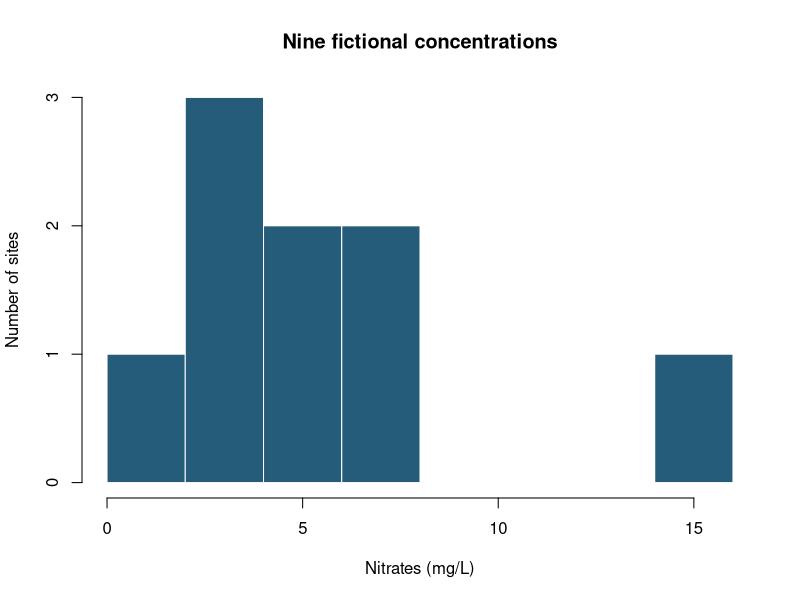
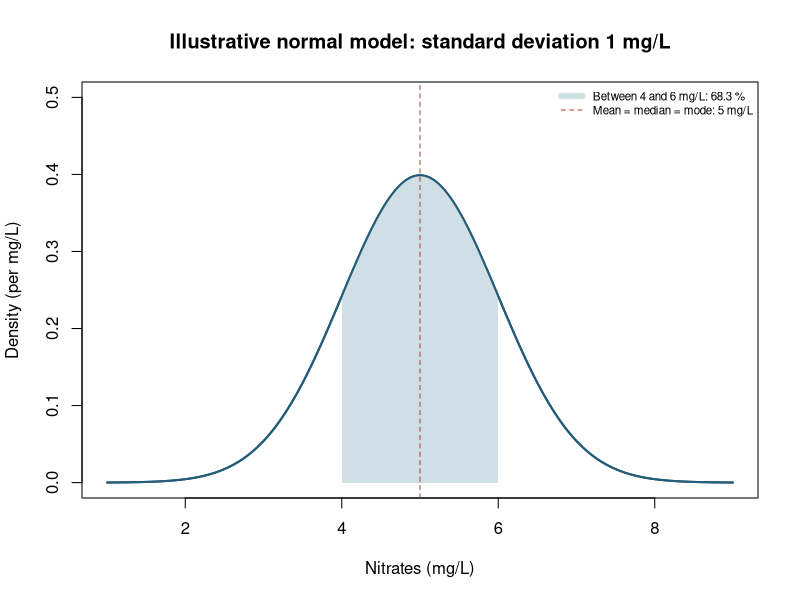

The R script that drew these images, in order:
## ---- chunk 1
#| label: exemple-2-1-1-unites
# Adapt the file and column names for the practical session
data <- read.csv("data/qualite_eau.csv")
cat("Rows:", nrow(data), "\n")
cat("Distinct sites:", length(unique(na.omit(data$site))), "\n")
data
## ---- chunk 2
#| label: exemple-2-1-1-variables
columns <- c("site", "type_milieu", "nitrates_mg_l")
head(data[columns], 5)
## ---- chunk 3
#| label: exemple-2-1-2-modele
set.seed(2026)
probability_acceptable <- 0.60  # Model assumption
acceptable_sites <- runif(100) < probability_acceptable
## ---- chunk 4
#| label: exemple-2-1-2-frequence
cat("Acceptable sites:", sum(acceptable_sites),
    "out of", length(acceptable_sites), "\n")
cat(sprintf("Relative frequency: %.0f %%\n", 100 * mean(acceptable_sites)))
## ---- chunk 5
#| label: exemple-2-1-2-repetition
more_acceptable_sites <- runif(100) < probability_acceptable
cat(sprintf("New campaign: %.0f %% acceptable sites\n",
            100 * mean(more_acceptable_sites)))
## ---- chunk 6
#| label: exemple-2-2-donnees
data <- read.csv("data/qualite_eau.csv")
column <- "nitrates_mg_l"
cat("Missing values:", sum(is.na(data[[column]])), "\n")
concentrations <- data[[column]][!is.na(data[[column]])]
cat("Observations used:", length(concentrations), "\n")
## ---- chunk 7
#| label: exemple-2-2-histogramme
#| fig-width: 6
#| fig-height: 3.5
#| fig-alt: "Histogram of nine concentrations: three sites from 2 up to 4 mg/L, and an isolated value at 14 mg/L."
hist(concentrations, breaks = seq(0, 16, by = 2), right = FALSE,
     freq = TRUE, col = "#245c79", border = "white",
     xlab = "Nitrates (mg/L)", ylab = "Number of sites",
     main = "Nine fictional concentrations", yaxt = "n")
axis(2, at = 0:3)
## ---- chunk 8
#| label: exemple-2-2-centre
cat(sprintf("Mean: %.2f mg/L\n", mean(concentrations)))
cat(sprintf("Median: %.2f mg/L\n", median(concentrations)))
counts <- table(concentrations)
modes <- as.numeric(names(counts)[counts == max(counts)])
cat("Modes (mg/L):", modes, "\n")
## ---- chunk 9
#| label: exemple-2-2-loi-normale
#| fig-width: 7
#| fig-height: 4.5
#| fig-alt: "Theoretical normal distribution with mean 5 mg/L and standard deviation 1 mg/L. The shaded area from 4 to 6 mg/L represents a probability of approximately 68%."
# Illustrative assumptions, not estimated from the nine sites
mu <- 5
sigma <- 1
x <- seq(mu - 4 * sigma, mu + 4 * sigma, length.out = 500)
interval <- seq(4, 6, length.out = 200)
probability <- pnorm(6, mu, sigma) - pnorm(4, mu, sigma)

plot(x, dnorm(x, mu, sigma), type = "l", lwd = 2, col = "#245c79",
     xlab = "Nitrates (mg/L)", ylab = "Density (per mg/L)",
     main = "Illustrative normal model: standard deviation 1 mg/L",
     ylim = c(0, 0.5))
polygon(c(4, interval, 6), c(0, dnorm(interval, mu, sigma), 0),
        col = "#D0DFE5", border = NA)
lines(x, dnorm(x, mu, sigma), col = "#245c79", lwd = 2)
abline(v = mu, col = "#a74729", lty = 2)
legend("topright",
       legend = c(sprintf("Between 4 and 6 mg/L: %.1f %%", 100 * probability),
                  "Mean = median = mode: 5 mg/L"),
       col = c("#D0DFE5", "#a74729"), lty = c(1, 2), lwd = c(6, 1),
       cex = 0.7, bty = "n")
## ---- chunk 10
#| label: exemple-2-3-descriptive
data <- read.csv("data/qualite_eau.csv")
concentrations <- data$nitrates_mg_l[!is.na(data$nitrates_mg_l)]
descriptive_variance <- mean((concentrations - mean(concentrations))^2)
cat(sprintf("Descriptive variance: %.2f (mg/L)²\n", descriptive_variance))
## ---- chunk 11
#| label: exemple-2-3-ecart-type
descriptive_std <- sqrt(descriptive_variance)
cat(sprintf("Descriptive standard deviation: %.2f mg/L\n", descriptive_std))
## ---- chunk 12
#| label: exemple-2-3-estimation
cat(sprintf("Estimated variance: %.2f (mg/L)²\n", var(concentrations)))
cat(sprintf("Estimated standard deviation: %.2f mg/L\n", sd(concentrations)))
